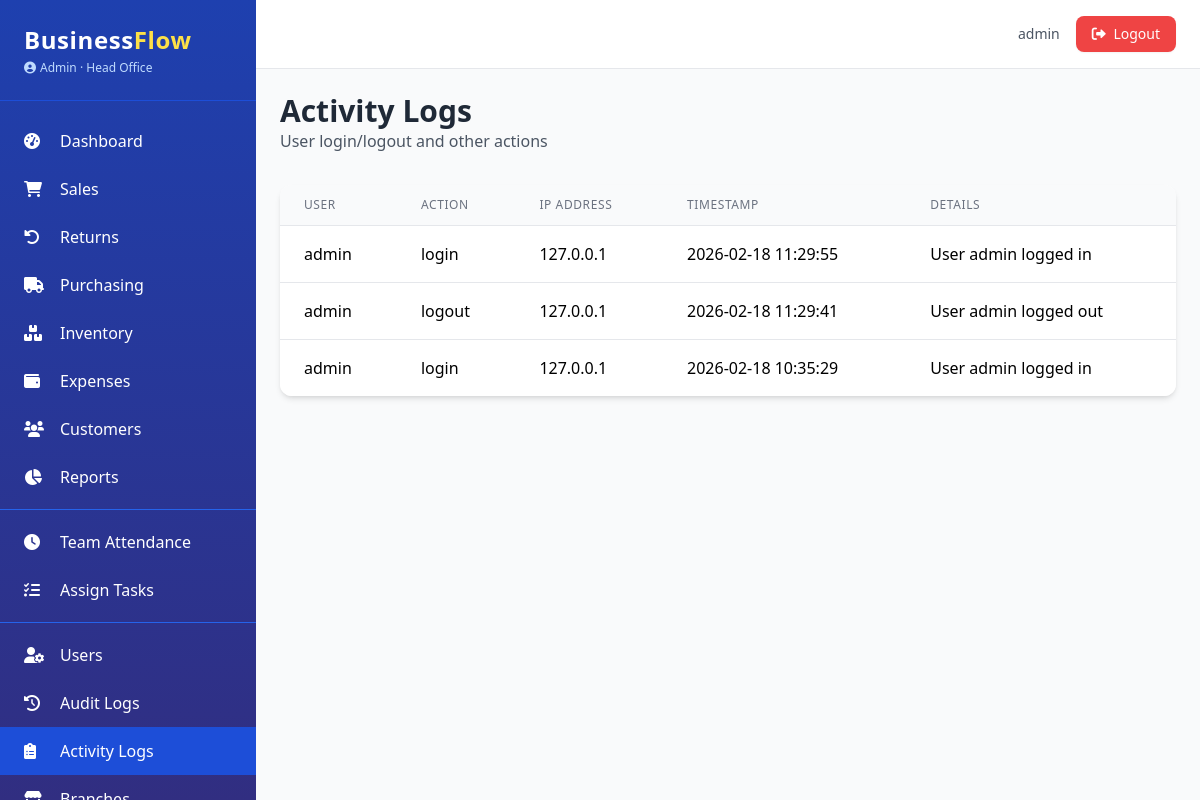
Before: /admin/activity-logs (signed in) with the older database file.
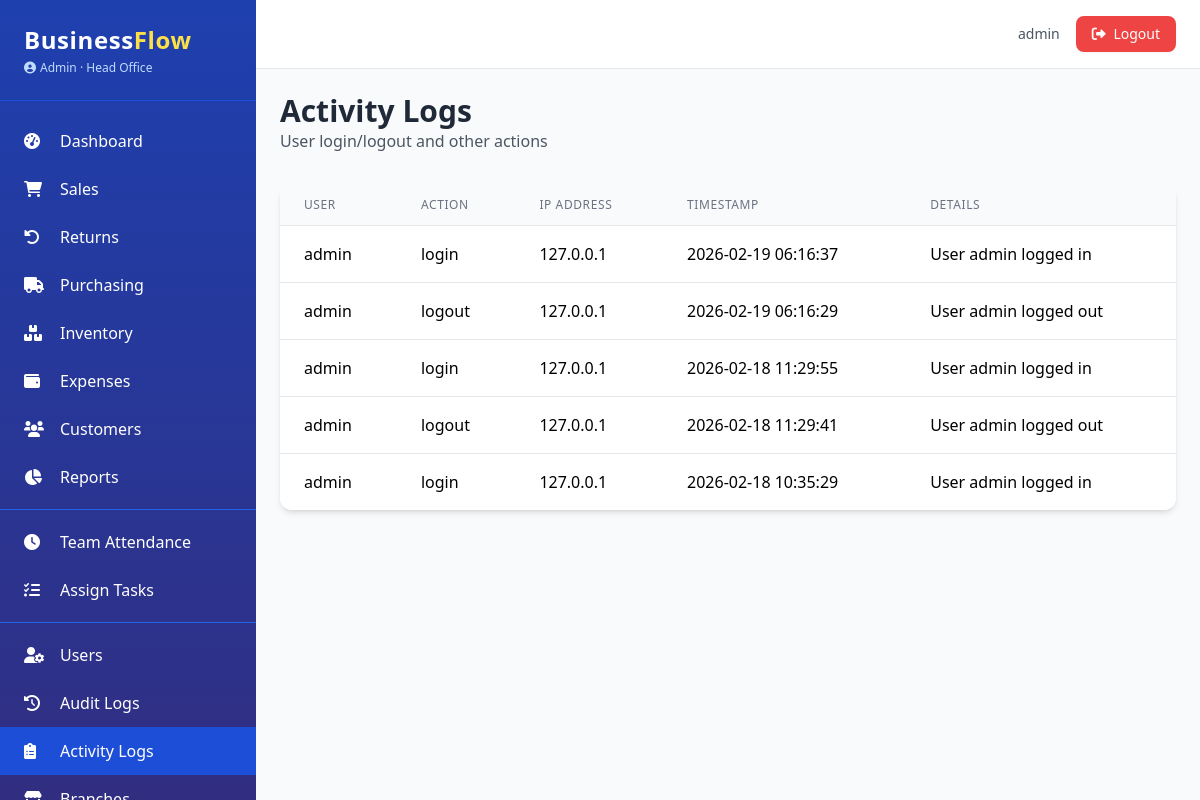
After: the same page with the newer database file.
### app.py (models this page shows, shortened)
class ActivityLog(db.Model):
    __tablename__ = 'activity_logs'
    id = db.Column(db.Integer, primary_key=True)
    user_id = db.Column(db.Integer, db.ForeignKey('users.id'), nullable=True)
    action = db.Column(db.String(50), nullable=False)
    ip_address = db.Column(db.String(45))
    user_agent = db.Column(db.String(200))
    timestamp = db.Column(db.DateTime, default=datetime.utcnow)
    details = db.Column(db.Text)
    user = db.relationship('User', foreign_keys=[user_id])

class AuditMixin:
    @declared_attr
    def created_at(cls):
        return db.Column(db.DateTime, default=datetime.utcnow)

class SoftDeleteMixin:
    @classmethod
    def query_active(cls):
        return cls.query.filter(cls.deleted_at.is_(None))

class User(UserMixin, db.Model, AuditMixin, SoftDeleteMixin):
    __tablename__ = 'users'
    id = db.Column(db.Integer, primary_key=True)
    username = db.Column(db.String(80), unique=True, nullable=False)
    email = db.Column(db.String(120), unique=True, nullable=False)
    password_hash = db.Column(db.String(200), nullable=False)
    role = db.Column(db.String(20), nullable=False, default='Staff')
    branch_id = db.Column(db.Integer, db.ForeignKey('branches.id'), nullable=True)
    active = db.Column(db.Boolean, default=True)
    locale = db.Column(db.String(5), default='en')
    phone = db.Column(db.String(20))
    avatar = db.Column(db.String(200))
    last_login = db.Column(db.DateTime)
    branch = db.relationship('Branch', backref='users')
    permissions = db.Column(db.JSON, default=list)
    salary = db.Column(db.Float, nullable=True)
    pay_cycle = db.Column(db.String(20), default='monthly')
    bank_account = db.Column(db.String(50))
    tax_id = db.Column(db.String(50))
    @property
    def is_admin(self):
        return self.role == 'Admin'
    def has_permission(self, perm):
        if self.is_admin:
            return True
        return perm in (self.permissions or [])

### app.py (the view)
@admin_bp.route('/activity-logs')
@login_required
@admin_required
def activity_logs():
    page = request.args.get('page', 1, type=int)
    per_page = app.config.get('ITEMS_PER_PAGE', 20)
    pagination = ActivityLog.query.order_by(ActivityLog.timestamp.desc()).paginate(page=page, per_page=per_page, error_out=False)
    return render_template('admin/activity_logs.html', pagination=pagination)

### app.py (called while the page is built)
@login_manager.user_loader
def load_user(user_id):
    return User.query_active().filter_by(id=int(user_id)).first()

def admin_required(f):
    @wraps(f)
    def decorated(*args, **kwargs):
        if not current_user.is_authenticated or not current_user.is_admin:
            abort(403)
        return f(*args, **kwargs)
    return decorated

@app.context_processor
def inject_now():
    return {'now': datetime.utcnow(), 'current_year': datetime.utcnow().year}

### templates/admin/activity_logs.html (shortened to what this page needs)
{% extends "base.html" %}
{% block content %}
<div class="mb-8">
    <h1 class="text-3xl font-bold text-gray-800">Activity Logs</h1>
    <p class="text-gray-600">User login/logout and other actions</p>
</div>
<div class="bg-white rounded-xl shadow-md overflow-hidden">
    <table class="min-w-full divide-y divide-gray-200">
        <thead class="bg-gray-50">
            <tr>
                <th class="px-6 py-3 text-left text-xs font-medium text-gray-500 uppercase tracking-wider">User</th>
                <th class="px-6 py-3 text-left text-xs font-medium text-gray-500 uppercase tracking-wider">Action</th>
                <th class="px-6 py-3 text-left text-xs font-medium text-gray-500 uppercase tracking-wider">IP Address</th>
                <th class="px-6 py-3 text-left text-xs font-medium text-gray-500 uppercase tracking-wider">Timestamp</th>
                <th class="px-6 py-3 text-left text-xs font-medium text-gray-500 uppercase tracking-wider">Details</th>
            </tr>
        </thead>
        <tbody class="bg-white divide-y divide-gray-200">
            {% for log in pagination.items %}
            <tr class="hover:bg-gray-50">
                <td class="px-6 py-4 whitespace-nowrap">{{ log.user.username if log.user else 'System' }}</td>
                <td class="px-6 py-4 whitespace-nowrap">{{ log.action }}</td>
                <td class="px-6 py-4 whitespace-nowrap">{{ log.ip_address or '—' }}</td>
                <td class="px-6 py-4 whitespace-nowrap">{{ log.timestamp.strftime('%Y-%m-%d %H:%M:%S') }}</td>
                <td class="px-6 py-4">{{ log.details or '—' }}</td>
            </tr>
            {% else %}
            <tr>
                <td colspan="5" class="px-6 py-4 text-center text-gray-500">No activity logs found.</td>
            </tr>
            {% endfor %}
        </tbody>
    </table>
</div>
{% endblock %}

Changed rows visible on the page:
added ActivityLog: user "admin", action "login", ip_address "127.0.0.1", timestamp "2026-02-19 06:16:37", details "User admin logged in"
added ActivityLog: user "admin", action "logout", ip_address "127.0.0.1", timestamp "2026-02-19 06:16:29", details "User admin logged out"
